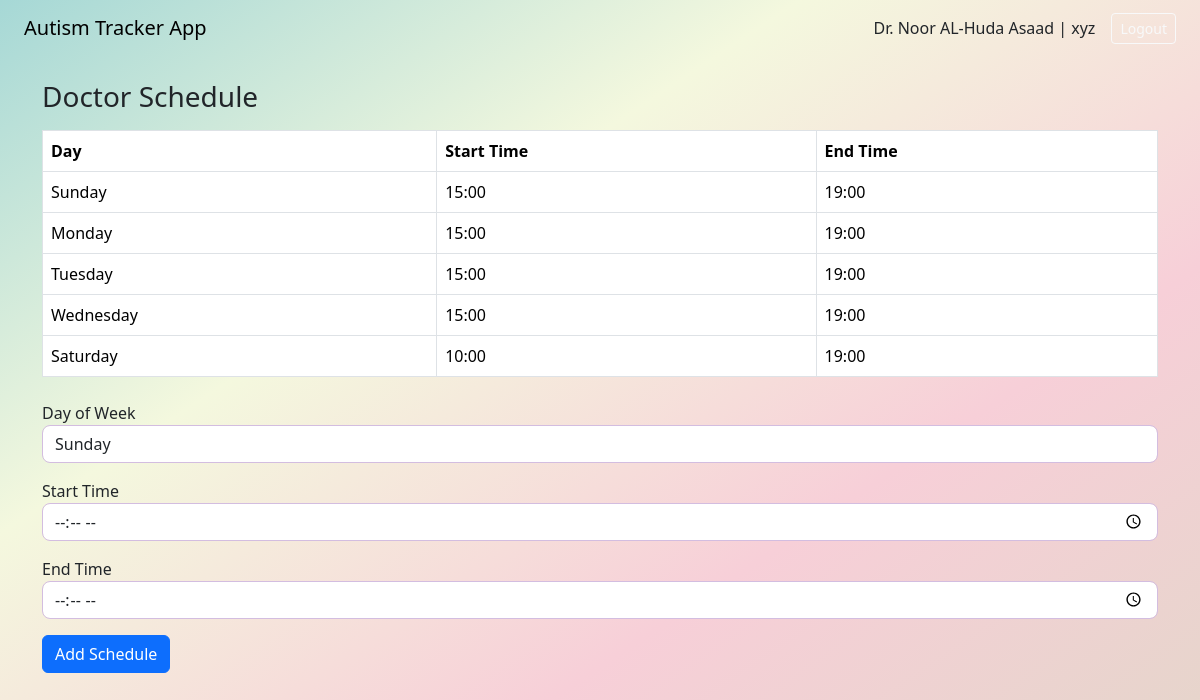
The page /manage_schedule (signed in) on the database its author committed.
### model.py (models this page shows, shortened)
class DoctorRegister(db.Model):
    __tablename__ = 'doctor_register'
    doctor_id = db.Column(db.Integer, primary_key=True, unique=True)
    name = db.Column(db.String(100), nullable=False)
    user_name = db.Column(db.String(100), unique=True, nullable=False)
    phone_number = db.Column(db.String(15), unique=True, nullable=False)
    specialty = db.Column(db.String(100), nullable=False)
    password = db.Column(db.String(100), nullable=False)

class DoctorSchedule(db.Model):
    __tablename__ = 'doctor_schedule'
    schedule_id = db.Column(db.Integer, primary_key=True, unique=True)
    doctor_id = db.Column(db.Integer, db.ForeignKey('doctor_register.doctor_id'), nullable=False)
    day_of_week = db.Column(db.String(20), nullable=False)
    start_time = db.Column(db.Time, nullable=False)
    end_time = db.Column(db.Time, nullable=False)
    is_available = db.Column(db.Boolean, default=True)
    doctor = db.relationship('DoctorRegister', backref='schedules', lazy=True)

### app.py (the view, shortened to what this page needs)
@app.route('/manage_schedule', methods=['GET', 'POST'])
def manage_schedule():
    doctor_id = session.get('doctor_id')
    if not doctor_id:
        return redirect(url_for('doctor_login'))
    doctor = DoctorRegister.query.get(doctor_id)
    schedules = DoctorSchedule.query.filter_by(doctor_id=doctor_id).all()
    return render_template('manage_schedule.html',doctor_name=doctor.name,
        specialty=doctor.specialty, schedules=schedules)

### templates/manage_schedule.html (shortened to what this page needs)
{% extends 'base_doctor.html' %}
{% block content %}
<div class="container mt-4">
  <h3>Doctor Schedule</h3>
  {% if schedules %}
  <table class="table table-bordered mt-3">
    <thead>
      <tr>
        <th>Day</th>
        <th>Start Time</th>
        <th>End Time</th>
      </tr>
    </thead>
    <tbody>
      {% for s in schedules %}
      <tr>
        <td>{{ s.day_of_week }}</td>
        <td>{{ s.start_time.strftime("%H:%M") }}</td>
        <td>{{ s.end_time.strftime("%H:%M") }}</td>
      </tr>
      {% endfor %}
    </tbody>
  </table>
  {% else %}
  <p>No schedule found. Add your available days below:</p>
  {% endif %}
  <form method="POST" class="mt-4">
    <div class="mb-3">
      <label>Day of Week</label>
      <select name="day_of_week" class="form-control" required>
        <option>Sunday</option>
      </select>
    </div>
    <div class="mb-3">
      <label>Start Time</label>
      <input type="time" name="start_time" class="form-control" required>
    </div>
    <div class="mb-3">
      <label>End Time</label>
      <input type="time" name="end_time" class="form-control" required>
    </div>
    <button type="submit" class="btn btn-primary">Add Schedule</button>
  </form>
</div>
{% endblock %}

### templates/base_doctor.html (shortened to what this page needs)
<!DOCTYPE html>
<html lang="en">
<head>
  <link href="https://cdn.jsdelivr.net/npm/bootstrap@5.3.3/dist/css/bootstrap.min.css" rel="stylesheet">
  <link rel="stylesheet" href="https://cdnjs.cloudflare.com/ajax/libs/font-awesome/6.5.1/css/all.min.css">
</head>
<body>
  <nav class="navbar navbar-expand-lg px-4">
    <a class="navbar-brand" href="{{ url_for('doctor_dashboard') }}">Autism Tracker App</a>
    <div class="ms-auto d-flex align-items-center">
      <span class="doctor-info">
        Dr. {{ doctor_name }} | {{ specialty }}
      </span>
      <a href="{{ url_for('doctor_login') }}" class="btn btn-sm btn-outline-light ms-3">Logout</a>
    </div>
  </nav>
  {% block content %}{% endblock %}
</body>
</html>

### templates/base_doctor.html (style rules this page uses)
body { background: linear-gradient(to bottom right, #A6D8D6, #F4F8DE, #F7CFD8, #E3D6C9); min-height: 100vh; background-attachment: fixed; }
.form-control { border-radius: 8px; border-color: #D3BDE0; }

### rows shown on the page
DoctorRegister: name "Noor AL-Huda Asaad", specialty "xyz"
DoctorSchedule: day_of_week "Sunday", start_time "15:00", end_time "19:00"
DoctorSchedule: day_of_week "Monday", start_time "15:00", end_time "19:00"
DoctorSchedule: day_of_week "Tuesday", start_time "15:00", end_time "19:00"
DoctorSchedule: day_of_week "Wednesday", start_time "15:00", end_time "19:00"
DoctorSchedule: day_of_week "Saturday", start_time "10:00", end_time "19:00"
